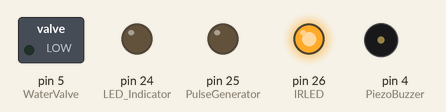
The sketch below on a simulated Arduino Mega 2560, built with avr-gcc and run on an emulated ATmega2560. On the bench: switched loads named in the sketch (green lamp = pin HIGH), output pins drawn as LEDs (lit = HIGH), buzzer (waves = sounding). Random numbers use the default seed unless the sketch sets one.

Above: at 0.1 s.
At 32.4 s:
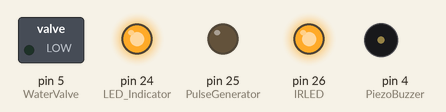
Timing chart, 0 to 38.9 s (numbered marks = the images above):
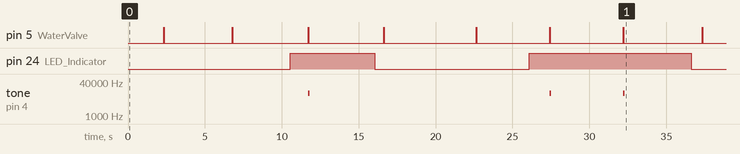

The sketch:

Water_Licking_Controller.ino
```cpp
#include <avr/interrupt.h>
#include <avr/wdt.h>
#include <util/atomic.h>

#define myRandomSeed(s) srandom(s)

volatile uint32_t seed;
volatile int8_t nrot;

#define WaterValve 5
#define PiezoBuzzer 4
#define PulseGenerator 25
#define IRLED 26
#define LED_Indicator 24

unsigned long duration = 1800000; // 30 minutes
unsigned long time_begin;
unsigned int trial_duration = 4500; // 4.5 seconds
unsigned int pre = 1500; // 1.5 seconds

unsigned int laser_delay = 200; // delay from valve onset
uint8_t n = 3; // one stimulation in n trials

unsigned int time_valve_open = 33; // 20 ms, 0.8 ul; 30 ms, 1.38 ul; 25 ms, 1.06 ul; 34 ms, 1.63; 33 ms, 1.52
unsigned int time_buzzer_on = 100; // 0.1 second

boolean TimeOut = false;
boolean Conditioning = true;

void setup() {
  pinMode(WaterValve, OUTPUT);
  digitalWrite(WaterValve, LOW);
  pinMode(PulseGenerator, OUTPUT);
  digitalWrite(PulseGenerator, LOW);
  pinMode(IRLED, OUTPUT);
  digitalWrite(IRLED, HIGH);
  pinMode(LED_Indicator, OUTPUT);
  digitalWrite(LED_Indicator, LOW);
  pinMode(PiezoBuzzer, OUTPUT);

  time_begin = millis();
}

void loop() {
  while (millis() - time_begin < duration) {
    CreateTrulyRandomSeed();
    myRandomSeed(seed);
    uint8_t LightTrial = random(n);
    for (uint8_t i = 0; i < n; i++) {
      if (LightTrial == i) {
        digitalWrite(LED_Indicator, HIGH);
      }
      else {
        digitalWrite(LED_Indicator, LOW);
      }
      CreateTrulyRandomSeed();
      myRandomSeed(seed);
      unsigned int current_pre = random(pre);
      unsigned long trial_start_time = millis();
      while (millis() - trial_start_time < current_pre) {
      }
      digitalWrite(WaterValve, HIGH);
      unsigned long valve_start_time = millis();
      if (LightTrial == i) {
        if (Conditioning) {
          tone(PiezoBuzzer, 12000, time_buzzer_on); // 12 kHz sound or 3 KHz
        }
        if (time_valve_open < laser_delay) {
          while (millis() - valve_start_time < time_valve_open) {
          }
          digitalWrite(WaterValve, LOW);
          while (millis() - valve_start_time < laser_delay) {
          }
          digitalWrite(PulseGenerator, HIGH);
          unsigned long pulse_start_time = millis();
          while (millis() - pulse_start_time < 5) {
          }
          digitalWrite(PulseGenerator, LOW);
        }
        else {
          while (millis() - valve_start_time < laser_delay) {
          }
          digitalWrite(PulseGenerator, HIGH);
          unsigned long pulse_start_time = millis();
          while (millis() - pulse_start_time < 5) {
          }
          digitalWrite(PulseGenerator, LOW);
          while (millis() - valve_start_time < time_valve_open) {
          }
          digitalWrite(WaterValve, LOW);
        }
      }
      else {
        while (millis() - valve_start_time < time_valve_open) {
        }
        digitalWrite(WaterValve, LOW);
      }
      while (millis() - trial_start_time < trial_duration) {
      }
    }
  }

  if (!TimeOut) {
    digitalWrite(IRLED, LOW);
    digitalWrite(LED_Indicator, LOW);
    TimeOut = true;
  }
}

void CreateTrulyRandomSeed()
{
  seed = 0;
  nrot = 32; // Must be at least 4, but more increased the uniformity of the produced
  // seeds entropy.

  // The following five lines of code turn on the watch dog timer interrupt to create
  // the seed value
  cli();
  MCUSR = 0;
  _WD_CONTROL_REG |= (1 << _WD_CHANGE_BIT) | (1 << WDE);
  _WD_CONTROL_REG = (1 << WDIE);
  sei();

  while (nrot > 0);  // wait here until seed is created

  // The following five lines turn off the watch dog timer interrupt
  cli();
  MCUSR = 0;
  _WD_CONTROL_REG |= (1 << _WD_CHANGE_BIT) | (0 << WDE);
  _WD_CONTROL_REG = (0 << WDIE);
  sei();
}

ISR(WDT_vect)
{
  nrot--;
  seed = seed << 8;
  seed = seed ^ TCNT1L;
}
```

Measured:
- by itself, pin 24 (LED_Indicator): LOW → HIGH at 10.5 s, → LOW 5.5 s later, → HIGH 10.0 s later, → LOW 10.5 s later
- by itself, tone on pin 4 (PiezoBuzzer): goes 12000 Hz 0.10 s, silent 15.6 s, 12000 Hz 0.10 s, silent 4.7 s, 12000 Hz 0.10 s, then silent
